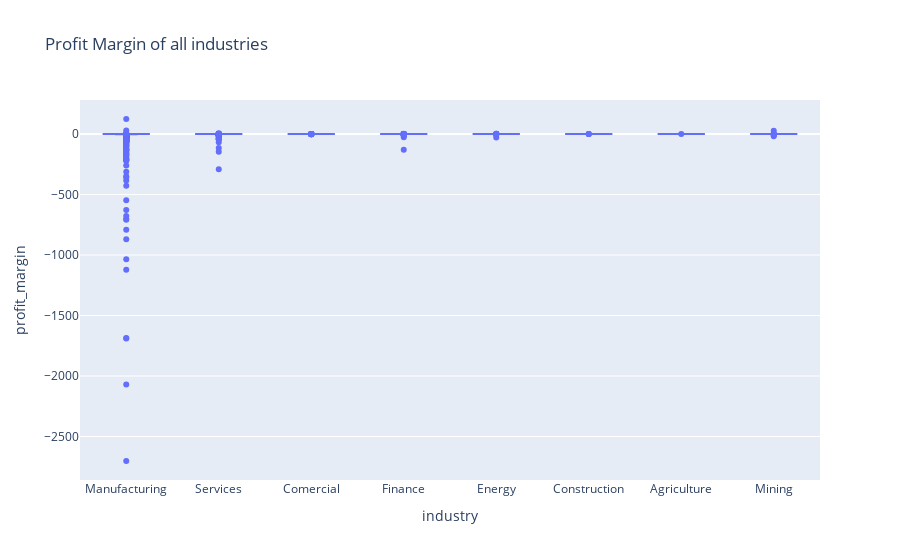

Here is the notebook cell this chart was saved with:
### Markdown cell above
b) plot(s) to illustrate how profit margin changes across industries.

### Code cell
px.box(df_final_size, x='industry', y='profit_margin', title='Profit Margin of all industries')

### Figure 1 — Plotly figure (JSON) as saved in the notebook; plotly's stock layout.template omitted (floating-point values rounded to 4 significant figures; data arrays with more than 128 entries replaced by an {"elided": "..."} marker saying what was removed)
{"data": [{"alignmentgroup": "True", "hovertemplate": "industry=%{x}<br>profit_margin=%{y}<extra></extra>", "legendgroup": "", "marker": {"color": "#636efa"}, "name": "", "notched": false, "offsetgroup": "", "orientation": "v", "showlegend": false, "type": "box", "x": {"elided": "2968 str values"}, "x0": " ", "xaxis": "x", "y": {"elided": "2968 float values"}, "y0": " ", "yaxis": "y"}], "layout": {"boxmode": "group", "legend": {"tracegroupgap": 0}, "title": {"text": "Profit Margin of all industries"}, "xaxis": {"anchor": "y", "domain": [0, 1], "title": {"text": "industry"}}, "yaxis": {"anchor": "x", "domain": [0, 1], "title": {"text": "profit_margin"}}}}
